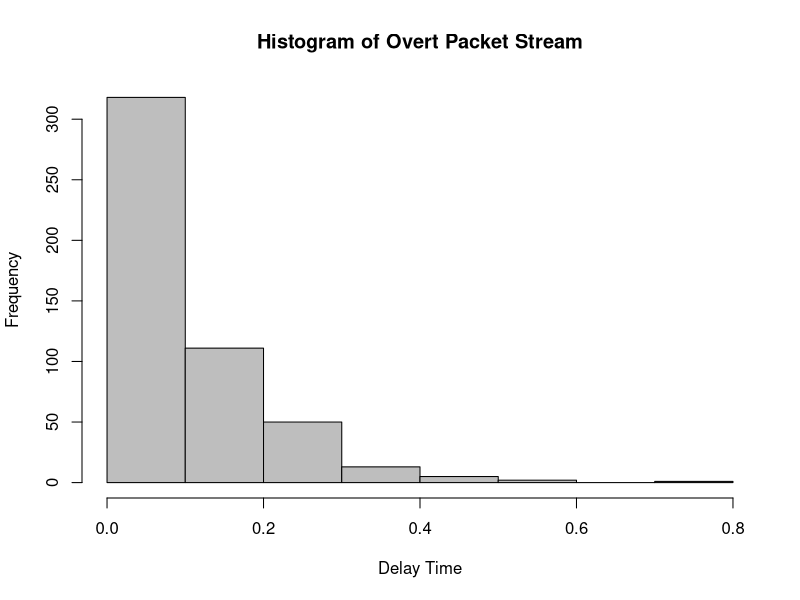
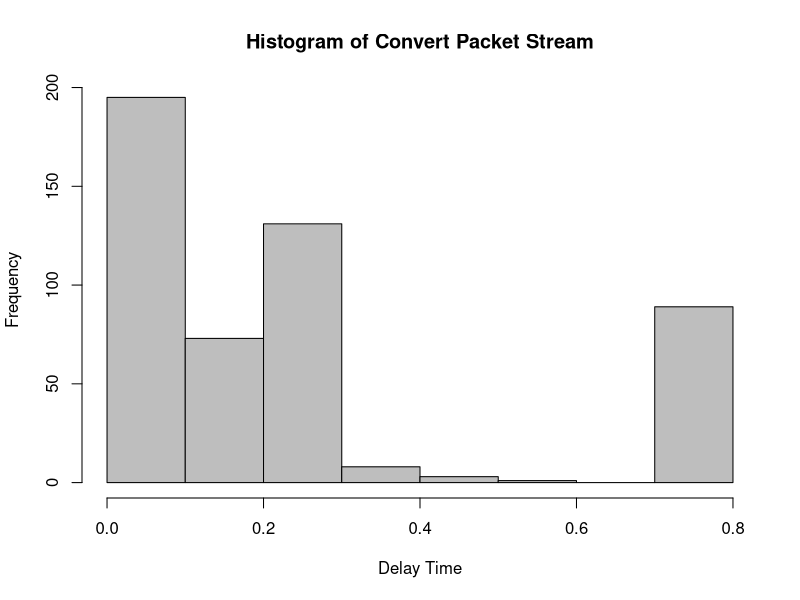
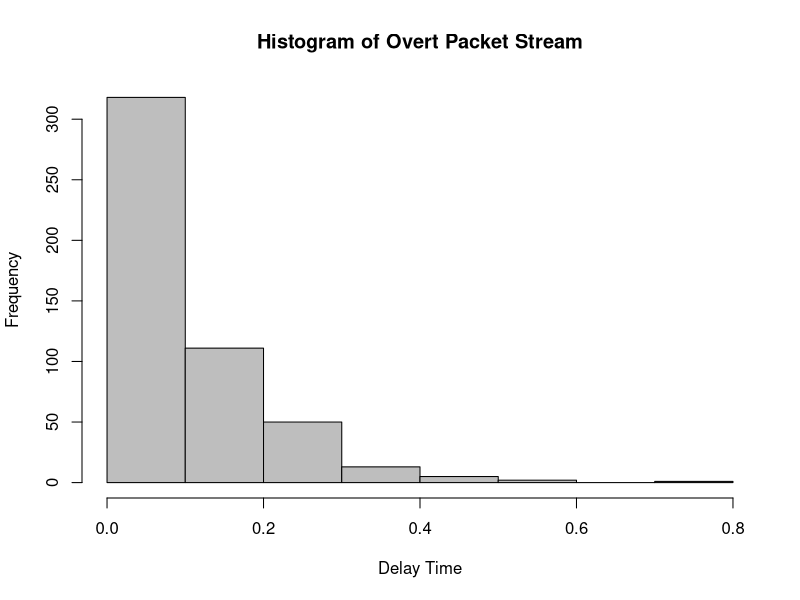
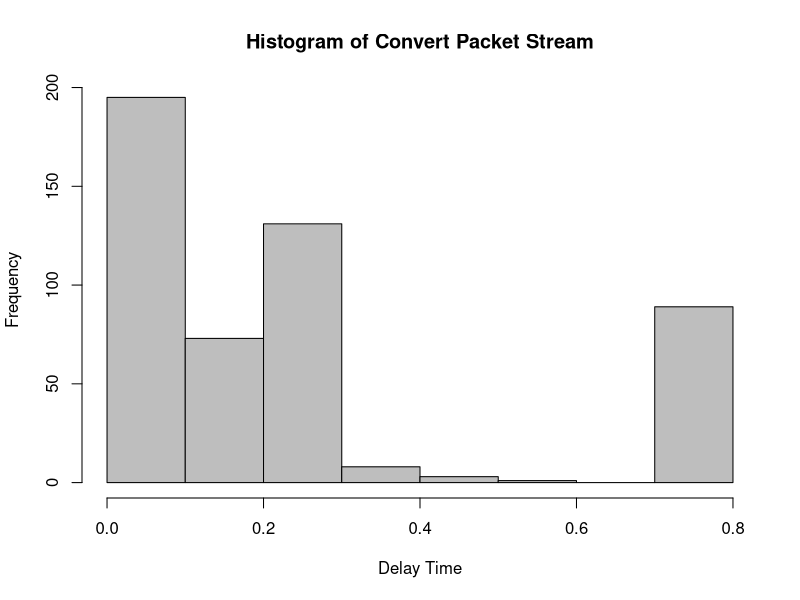
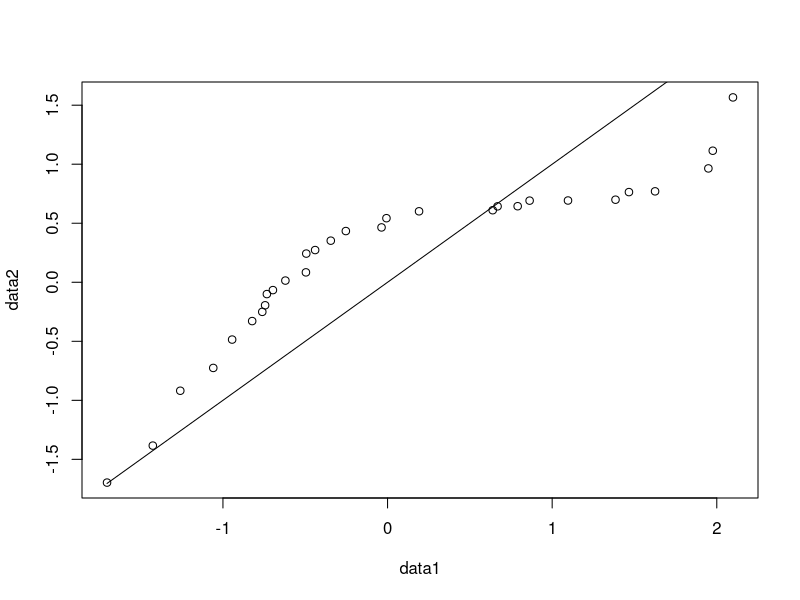
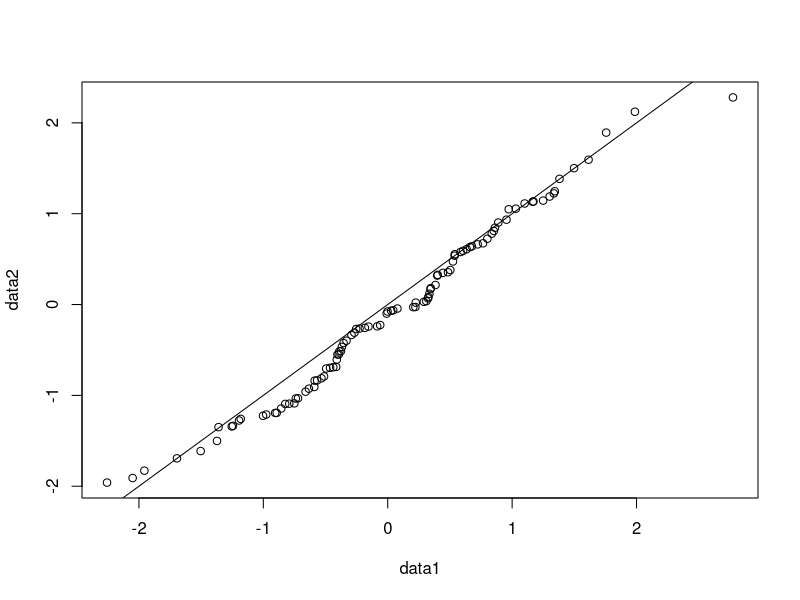
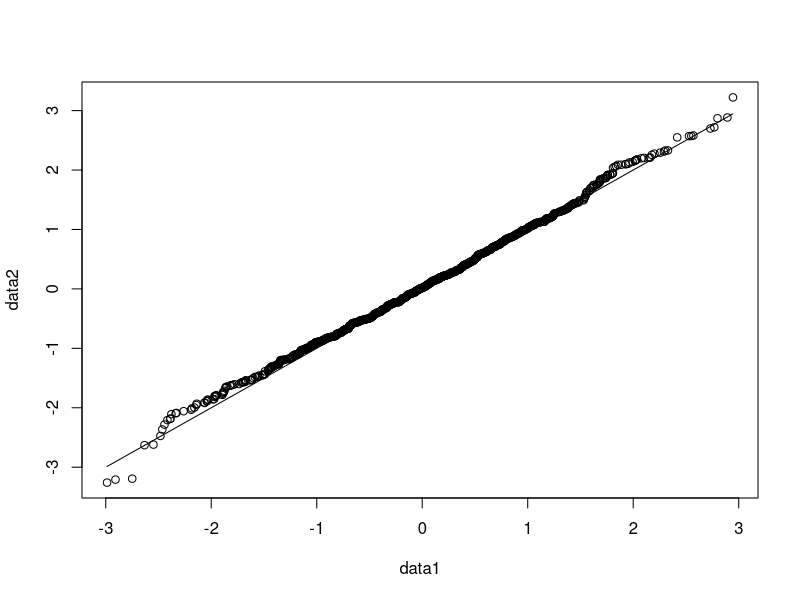
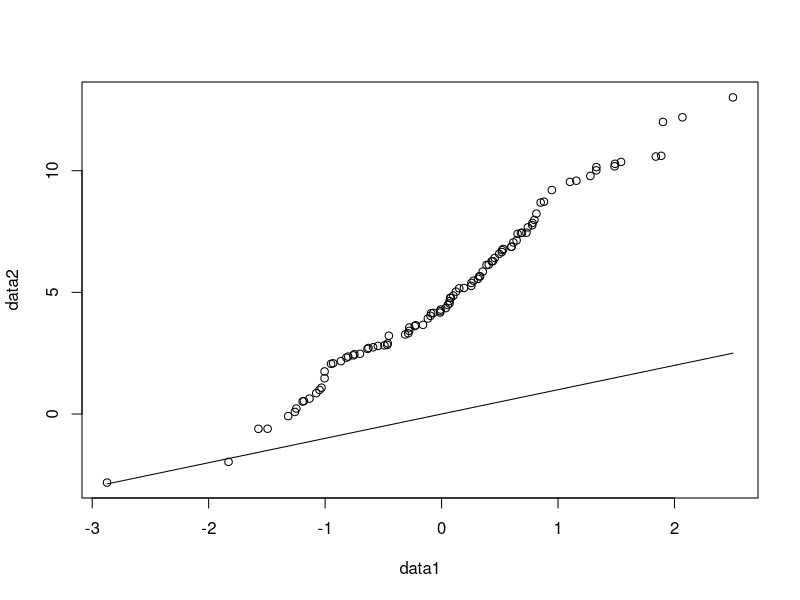

Generate these figures, in order, with R: (Note: this script raises an error after producing the figures.)
## ---- chunk 1
knitr::opts_chunk$set(echo = TRUE)
## ---- chunk 2
Traffic_data_orig <- read.csv("Traffic_data_orig.csv", header=TRUE)
message <- "this is a secret message"
raw <- charToRaw(message)
time = Traffic_data_orig$Time
num = as.integer(rawToBits(raw))

delays = numeric(length(time) - 1)
for (i in (1:(length(time) - 1))) {
  delays[i] = time[i+1] - time[i]
}

index = 1
bitlen = length(raw)*8
encrpt <- numeric(length(raw)*8)
for (i in (0:(length(raw)-1))) {
  for (j in 1:8) {
    if (num[i*8+j] == 0) {
      encrpt[index] = 0.25
    }
    else {
      encrpt[index] = 0.75
    }
    index = index+1
    j = j-1
  }
}

delays2 = delays
for (i in (1:bitlen)) {
  delays2[i] = encrpt[i]
}
## ---- chunk 3
hist(delays, col='grey', xlab = 'Delay Time',
     main = 'Histogram of Overt Packet Stream')
hist(delays2, col='grey', xlab = 'Delay Time',
     main = 'Histogram of Convert Packet Stream')
## ---- chunk 4
Traffic_data_orig <- read.csv("Traffic_data_orig.csv", header=TRUE)
message <- "this is a secret message"
raw <- charToRaw(message)
time = Traffic_data_orig$Time
num = as.integer(rawToBits(raw))
delays = numeric(length(time) - 1)
for (i in (1:(length(time) - 1))) {
  delays[i] = time[i+1] - time[i]
}
m = median(delays)
max = max(delays)
min = min(delays)

index = 1
bitlen = length(raw)*8
encrpt <- numeric(length(raw)*8)
for (i in (0:(length(raw)-1))) {
  for (j in 1:8) {
    if (num[i * 8 + j] == 0) {
      encrpt[index] = runif(1, min, m)
    }
    else {
      encrpt[index] = runif(1, m, max)
    }
    index = index + 1
    j = j - 1
  }
}

delays3 = delays
for (i in (1:bitlen)) {
  delays3[i] = encrpt[i]
}
## ---- chunk 5
hist(delays, col='grey', xlab = 'Delay Time',
     main = 'Histogram of Overt Packet Stream')
hist(delays2, col='grey', xlab = 'Delay Time',
     main = 'Histogram of Convert Packet Stream')
## ---- chunk 6
data1 <- rnorm(30)
data2 <- rnorm(30)
qqplot(data1, data2)
lines(data1, data1, type = 'l')
## ---- chunk 7
data1 <- rnorm(100)
data2 <- rnorm(100)
qqplot(data1, data2)
lines(data1, data1, type = 'l')
data1 <- rnorm(1000)
data2 <- rnorm(1000)
qqplot(data1, data2)
lines(data1, data1, type = 'l')
## ---- chunk 8
data1 <- rnorm(100)
data2 <- rnorm(100, mean = 5, sd = 3)
qqplot(data1, data2)
lines(data1, data1, type = 'l')
## ---- chunk 9
data1 <- rexp(100)
data2 <- rexp(100)
qqplot(data1, data2)
lines(data1, data1, type = 'l')
data1 <- rexp(1000)
data2 <- rexp(1000)
qqplot(data1, data2)
lines(data1, data1, type = 'l')
## ---- chunk 10
data1 <- rnorm(100)
data2 <- rexp(100)
qqplot(data1, data2)
lines(data1, data1, type = 'l')
data1 <- rnorm(500)
data2 <- rexp(500)
qqplot(data1, data2)
lines(data1, data1, type = 'l')
## ---- chunk 11
qqplot(delays, delays2)
lines(delays, delays, type = 'l')
## ---- chunk 12
qqplot(delays, delays3)
lines(delays, delays, type = "l")
## ---- chunk 13
Traffic_data_orig <- read.csv("Traffic_data_orig.csv", header=TRUE)
message <- "this is a secret message"
raw <- charToRaw(message)
time = Traffic_data_orig$Time
num = as.integer(rawToBits(raw))
delays = numeric(length(time) - 1)
for (i in (1:(length(time) - 1))) {
  delays[i] = time[i+1] - time[i]
}
m = median(delays)
max = max(delays)
min = min(delays)

index = 1
bitlen = length(raw)*8
encrpt <- numeric(length(raw)*8)
for (i in (0:(length(raw)-1))) {
  for (j in 1:8) {
    if (num[i * 8 + j] == 0) {
      encrpt[index] = sample(delays[which(delays >= min && delays <= m)])[1]
    }
    else {
      encrpt[index] = sample(delays[which(delays >= m && delays <= max)])[1]
    }
    index = index + 1
    j = j - 1
  }
}

delays4 = delays
for (i in (1:bitlen)) {
  delays4[i] = encrpt[i]
}
qqplot(delays, delays4)
lines(delays, delays, type = 'l')
## ---- chunk 14
generateMessage <- function (len) {
  message <- numeric(len)
  for (i in (1:len)){
    message[i] = sample(c(0,1), 1)
  }
  return(message)
}

generateTime <- function(ipd, len) {
  time <- numeric(len)
  time[1] = 0
  for (i in (2:len)){
    time[i] = time[i-1] + ipd[i-1]
  }
  return(time)
}

generateProb <- function (mlen, bufferNum) {
  bufferSize = 20
  currbuffer = bufferNum
  message <- generateMessage(mlen) # Generate the random bit pattern
  ipdSource <- rexp(50)
  ipdSend <- rexp(50)
  ipdEncrypt <- ipdSend
  ipdTime <- generateTime(ipdSource, 51)
  currTime = ipdTime[bufferNum]
  min = min(ipdSend)
  max = max(ipdSend)
  med = median(ipdSend)
  underflow = 0
  overflow = 0

  index = bufferNum + 1
 
    for (i in (1:mlen)) {
      # Generate a delay
      if (message[i] == 0) {
        delay = runif(1, min, med)
        ipdEncrypt[i] = delay
      } else {
        delay = runif(1, med, max)
        ipdEncrypt[i] = delay
      }
      currTime = currTime + delay # update time
      # Update the state of the buffer depending on the number of arrivals during that time.
      if (currTime <= ipdTime[index]) {
        currbuffer = currbuffer - 1
        if (currbuffer < 1){
          underflow = 1
          break
        }
      } else {
        currbuffer = currbuffer + 1
        if (currbuffer > bufferSize){
          overflow = 1
          break
        }
      }
      index = index + 1
    }
  return(c(underflow,overflow))
}

simulate <- function (m, i) {
  for (t in (1:1000)) {
    underflow = 0
    overflow = 0
    count = 0
    output <- generateProb(m, i)
    underflow = underflow + output[1]
    overflow = overflow + output[2]
    count = count + 1
    probsU[t] = underflow/count
    probsO[t] = overflow/count
  }
  return(c(mean(probsU), mean(probsO)))
}

simulate(16,2)
simulate(16,6)
simulate(16,10)
simulate(16,14)
simulate(16,18)
simulate(32,2)
simulate(32,6)
simulate(32,10)
simulate(32,14)
simulate(32,18)

## ---- chunk 15
generateMessage <- function (len) {
  message <- numeric(len)
  for (i in (1:len)){
    message[i] = sample(c(0,1), 1)
  }
  return(message)
}

generateTime <- function(ipd, len) {
  time <- numeric(len)
  time[1] = 0
  for (i in (2:len)){
    time[i] = time[i-1] + ipd[i-1]
  }
  return(time)
}

generateProb <- function (mlen, bufferNum) {
  bufferSize = 20
  currbuffer = bufferNum
  message <- generateMessage(mlen) # Generate the random bit pattern
  ipdSource <- runif(50, 0, 1)
  ipdSend <- runif(50, 0, 1)
  ipdEncrypt <- ipdSend
  ipdTime <- generateTime(ipdSource, 51)
  currTime = ipdTime[bufferNum]
  min = min(ipdSend)
  max = max(ipdSend)
  med = median(ipdSend)
  underflow = 0
  overflow = 0

  index = bufferNum + 1
 
    for (i in (1:mlen)) {
      # Generate a delay
      if (message[i] == 0) {
        delay = runif(1, min, med)
        ipdEncrypt[i] = delay
      } else {
        delay = runif(1, med, max)
        ipdEncrypt[i] = delay
      }
      currTime = currTime + delay # update time
      # Update the state of the buffer depending on the number of arrivals during that time.
      if (currTime <= ipdTime[index]) {
        currbuffer = currbuffer - 1
        if (currbuffer < 1){
          underflow = 1
          break
        }
      } else {
        currbuffer = currbuffer + 1
        if (currbuffer > bufferSize){
          overflow = 1
          break
        }
      }
      index = index + 1
    }
  return(c(underflow,overflow))
}

simulate <- function (m, i) {
  for (t in (1:1000)) {
    underflow = 0
    overflow = 0
    count = 0
    output <- generateProb(m, i)
    underflow = underflow + output[1]
    overflow = overflow + output[2]
    count = count + 1
    probsU[t] = underflow/count
    probsO[t] = overflow/count
  }
  return(c(mean(probsU), mean(probsO)))
}

simulate(16,2)
simulate(16,6)
simulate(16,10)
simulate(16,14)
simulate(16,18)
simulate(32,2)
simulate(32,6)
simulate(32,10)
simulate(32,14)
simulate(32,18)
## ---- chunk 16
nums <- c(2,6,10,14,18)
p = dexp(1)
q = 1 - p

i = nums[1]
P1 = (1 - (q/p)^i) / (1 - (q/p)^20)

i = nums[1]
Q1 = (1 - (p/q)^(20-i)) / (1 - (p/q)^20)

i = nums[2]
P2 = (1 - (q/p)^i) / (1 - (q/p)^20)

i = nums[2]
Q2 = (1 - (p/q)^(20-i)) / (1 - (p/q)^20)

i = nums[3]
P3 = (1 - (q/p)^i) / (1 - (q/p)^20)

i = nums[3]
Q3 = (1 - (p/q)^(20-i)) / (1 - (p/q)^20)

i = nums[4]
P4 = (1 - (q/p)^i) / (1 - (q/p)^20)

i = nums[4]
Q4 = (1 - (p/q)^(20-i)) / (1 - (p/q)^20)

i = nums[5]
P5 = (1 - (q/p)^i) / (1 - (q/p)^20)

i = nums[5]
Q5 = (1 - (p/q)^(20-i)) / (1 - (p/q)^20)


c(Q1, P1)
c(Q2, P2)
c(Q3, P3)
c(Q4, P4)
c(Q5, P5)
